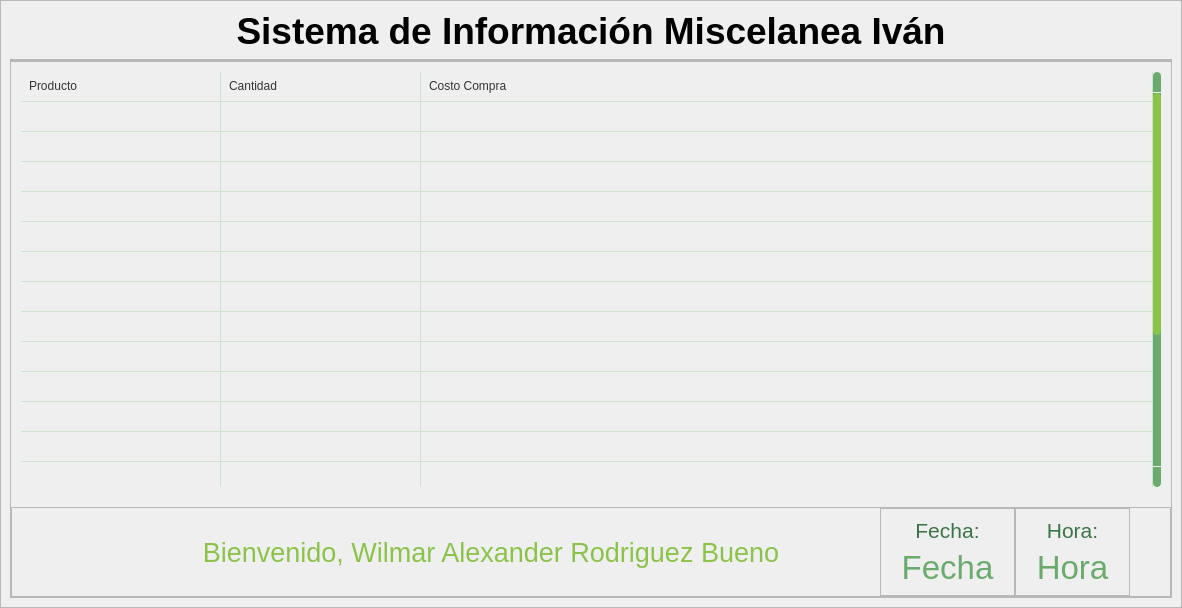
<?xml version="1.0" encoding="UTF-8"?>
<ui version="4.0">
 <class>home</class>
 <widget class="QWidget" name="home">
  <property name="geometry">
   <rect>
    <x>0</x>
    <y>0</y>
    <width>1182</width>
    <height>608</height>
   </rect>
  </property>
  <property name="windowTitle">
   <string>Form</string>
  </property>
  <property name="styleSheet">
   <string notr="true"/>
  </property>
  <layout class="QVBoxLayout" name="verticalLayout">
   <property name="spacing">
    <number>0</number>
   </property>
   <property name="leftMargin">
    <number>0</number>
   </property>
   <property name="topMargin">
    <number>0</number>
   </property>
   <property name="rightMargin">
    <number>0</number>
   </property>
   <property name="bottomMargin">
    <number>0</number>
   </property>
   <item>
    <widget class="QFrame" name="frame">
     <property name="styleSheet">
      <string notr="true"/>
     </property>
     <property name="frameShape">
      <enum>QFrame::StyledPanel</enum>
     </property>
     <property name="frameShadow">
      <enum>QFrame::Raised</enum>
     </property>
     <layout class="QVBoxLayout" name="verticalLayout_6">
      <item>
       <widget class="QLabel" name="label_17">
        <property name="maximumSize">
         <size>
          <width>16777215</width>
          <height>70</height>
         </size>
        </property>
        <property name="font">
         <font>
          <pointsize>10</pointsize>
          <italic>false</italic>
          <bold>false</bold>
         </font>
        </property>
        <property name="text">
         <string>&lt;html&gt;&lt;head/&gt;&lt;body&gt;&lt;p align=&quot;center&quot;&gt;&lt;span style=&quot; font-size:28pt; font-weight:700;&quot;&gt;Sistema de Información Miscelanea Iván&lt;/span&gt;&lt;/p&gt;&lt;/body&gt;&lt;/html&gt;</string>
        </property>
       </widget>
      </item>
      <item>
       <widget class="QFrame" name="frame_3">
        <property name="layoutDirection">
         <enum>Qt::LeftToRight</enum>
        </property>
        <property name="frameShape">
         <enum>QFrame::StyledPanel</enum>
        </property>
        <property name="frameShadow">
         <enum>QFrame::Raised</enum>
        </property>
        <layout class="QVBoxLayout" name="verticalLayout_4">
         <property name="spacing">
          <number>0</number>
         </property>
         <property name="leftMargin">
          <number>0</number>
         </property>
         <property name="topMargin">
          <number>0</number>
         </property>
         <property name="rightMargin">
          <number>0</number>
         </property>
         <property name="bottomMargin">
          <number>0</number>
         </property>
         <item>
          <widget class="QFrame" name="frame_4">
           <property name="layoutDirection">
            <enum>Qt::RightToLeft</enum>
           </property>
           <property name="frameShape">
            <enum>QFrame::StyledPanel</enum>
           </property>
           <property name="frameShadow">
            <enum>QFrame::Raised</enum>
           </property>
           <layout class="QHBoxLayout" name="horizontalLayout_2">
            <property name="leftMargin">
             <number>0</number>
            </property>
            <property name="topMargin">
             <number>0</number>
            </property>
            <property name="rightMargin">
             <number>0</number>
            </property>
            <property name="bottomMargin">
             <number>0</number>
            </property>
           </layout>
          </widget>
         </item>
         <item>
          <widget class="QTableWidget" name="proTable">
           <property name="sizePolicy">
            <sizepolicy hsizetype="Expanding" vsizetype="Expanding">
             <horstretch>0</horstretch>
             <verstretch>0</verstretch>
            </sizepolicy>
           </property>
           <property name="palette">
            <palette>
             <active>
              <colorrole role="WindowText">
               <brush brushstyle="SolidPattern">
                <color alpha="255">
                 <red>51</red>
                 <green>51</green>
                 <blue>51</blue>
                </color>
               </brush>
              </colorrole>
              <colorrole role="Button">
               <brush brushstyle="SolidPattern">
                <color alpha="0">
                 <red>0</red>
                 <green>0</green>
                 <blue>0</blue>
                </color>
               </brush>
              </colorrole>
              <colorrole role="Text">
               <brush brushstyle="SolidPattern">
                <color alpha="255">
                 <red>51</red>
                 <green>51</green>
                 <blue>51</blue>
                </color>
               </brush>
              </colorrole>
              <colorrole role="ButtonText">
               <brush brushstyle="SolidPattern">
                <color alpha="255">
                 <red>51</red>
                 <green>51</green>
                 <blue>51</blue>
                </color>
               </brush>
              </colorrole>
              <colorrole role="Base">
               <brush brushstyle="NoBrush">
                <color alpha="255">
                 <red>0</red>
                 <green>0</green>
                 <blue>0</blue>
                </color>
               </brush>
              </colorrole>
              <colorrole role="Window">
               <brush brushstyle="SolidPattern">
                <color alpha="0">
                 <red>0</red>
                 <green>0</green>
                 <blue>0</blue>
                </color>
               </brush>
              </colorrole>
              <colorrole role="PlaceholderText">
               <brush brushstyle="SolidPattern">
                <color alpha="255">
                 <red>51</red>
                 <green>51</green>
                 <blue>51</blue>
                </color>
               </brush>
              </colorrole>
             </active>
             <inactive>
              <colorrole role="WindowText">
               <brush brushstyle="SolidPattern">
                <color alpha="255">
                 <red>51</red>
                 <green>51</green>
                 <blue>51</blue>
                </color>
               </brush>
              </colorrole>
              <colorrole role="Button">
               <brush brushstyle="SolidPattern">
                <color alpha="0">
                 <red>0</red>
                 <green>0</green>
                 <blue>0</blue>
                </color>
               </brush>
              </colorrole>
              <colorrole role="Text">
               <brush brushstyle="SolidPattern">
                <color alpha="255">
                 <red>51</red>
                 <green>51</green>
                 <blue>51</blue>
                </color>
               </brush>
              </colorrole>
              <colorrole role="ButtonText">
               <brush brushstyle="SolidPattern">
                <color alpha="255">
                 <red>51</red>
                 <green>51</green>
                 <blue>51</blue>
                </color>
               </brush>
              </colorrole>
              <colorrole role="Base">
               <brush brushstyle="NoBrush">
                <color alpha="255">
                 <red>0</red>
                 <green>0</green>
                 <blue>0</blue>
                </color>
               </brush>
              </colorrole>
              <colorrole role="Window">
               <brush brushstyle="SolidPattern">
                <color alpha="0">
                 <red>0</red>
                 <green>0</green>
                 <blue>0</blue>
                </color>
               </brush>
              </colorrole>
              <colorrole role="PlaceholderText">
               <brush brushstyle="SolidPattern">
                <color alpha="255">
                 <red>51</red>
                 <green>51</green>
                 <blue>51</blue>
                </color>
               </brush>
              </colorrole>
             </inactive>
             <disabled>
              <colorrole role="WindowText">
               <brush brushstyle="SolidPattern">
                <color alpha="255">
                 <red>51</red>
                 <green>51</green>
                 <blue>51</blue>
                </color>
               </brush>
              </colorrole>
              <colorrole role="Button">
               <brush brushstyle="SolidPattern">
                <color alpha="0">
                 <red>0</red>
                 <green>0</green>
                 <blue>0</blue>
                </color>
               </brush>
              </colorrole>
              <colorrole role="Text">
               <brush brushstyle="SolidPattern">
                <color alpha="255">
                 <red>51</red>
                 <green>51</green>
                 <blue>51</blue>
                </color>
               </brush>
              </colorrole>
              <colorrole role="ButtonText">
               <brush brushstyle="SolidPattern">
                <color alpha="255">
                 <red>51</red>
                 <green>51</green>
                 <blue>51</blue>
                </color>
               </brush>
              </colorrole>
              <colorrole role="Base">
               <brush brushstyle="NoBrush">
                <color alpha="255">
                 <red>0</red>
                 <green>0</green>
                 <blue>0</blue>
                </color>
               </brush>
              </colorrole>
              <colorrole role="Window">
               <brush brushstyle="SolidPattern">
                <color alpha="0">
                 <red>0</red>
                 <green>0</green>
                 <blue>0</blue>
                </color>
               </brush>
              </colorrole>
              <colorrole role="PlaceholderText">
               <brush brushstyle="SolidPattern">
                <color alpha="255">
                 <red>51</red>
                 <green>51</green>
                 <blue>51</blue>
                </color>
               </brush>
              </colorrole>
             </disabled>
            </palette>
           </property>
           <property name="styleSheet">
            <string notr="true">/*---- QLineEdit  ----*/
QLineEdit {
    background-color: #6AAB6D;
    border-radius: 5px;
    border: 2px solid #6AAB6D;
    padding-left: 10px;
    selection-color: #ffffff;
    selection-background-color: #343b48;
    color: #f8f8f2;
}

QLineEdit:hover {
    border: 2px solid #3C6B4A;
}

QLineEdit:focus {
    border: 2px solid #FFF59D;
}

QLineEdit:disabled {
    color: #dbdbdb;
    border: 2px solid #808080;
    background-color: #4d4d4d;
}

/*---- QPushButton ----*/
QPushButton {
    border: 2px solid #6AAB6D;
    border-radius: 5px;
    color: #6AAB6D;
    background-color: #343b48;
}

QPushButton:hover {
    color: #83B986;
    border: 2px solid #83B986;
}

QPushButton:pressed {
    color: #388E3C;
    border: 2px solid #FFF59D;
}

QPushButton:disabled {
    color: #dbdbdb;
    border: 2px solid #808080;
    background-color: #4d4d4d;
}

/*---- QTableWidget ----*/
QTableWidget {
    background-color: transparent;
    padding: 10px;
    border-radius: 5px;
    gridline-color: #CEE3CF;
    outline: none;
}

QTableWidget::item {
    border-color: #CEE3CF;
    padding-left: 5px;
    padding-right: 5px;
    gridline-color: #CEE3CF;
}

QTableWidget::item:selected {
    background-color: #8BC34A;
    color: #f8f8f2;
}

QHeaderView::section {
    background-color: trasparent;
    max-width: 30px;
    border: none;
    border-style: none;
    border-radius: 0px;
}

QTableWidget::horizontalHeader {
    background-color: #6AAB6D;
    border-radius: 5px;
}

QHeaderView::section:horizontal {
    border: 1px solid #6AAB6D;
    background-color: #6AAB6D;
    padding: 3px;
    border-top-left-radius: 7px;
    border-top-right-radius: 7px;
    color: #f8f8f2;
    border-radius: 0px;
}

QHeaderView::section:vertical {
    border: 1px solid #6AAB6D;
}

/* ScrollBars */
QScrollBar:horizontal {
    border: none;
    background: #6AAB6D;
    height: 8px;
    margin: 0px 21px 0 21px;
    border-radius: 0px;
}

QScrollBar::handle:horizontal {
    background: #8BC34A;
    min-width: 25px;
    border-radius: 4px
}

QScrollBar::add-line:horizontal {
    border: none;
    background: #6AAB6D;
    width: 20px;
    border-top-right-radius: 4px;
    border-bottom-right-radius: 4px;
    subcontrol-position: right;
    subcontrol-origin: margin;
}

QScrollBar::sub-line:horizontal {
    border: none;
    background: #6AAB6D;
    width: 20px;
    border-top-left-radius: 4px;
    border-bottom-left-radius: 4px;
    subcontrol-position: left;
    subcontrol-origin: margin;
}

QScrollBar::up-arrow:horizontal,
QScrollBar::down-arrow:horizontal {
    background: none;
}

QScrollBar::add-page:horizontal,
QScrollBar::sub-page:horizontal {
    background: none;
}

QScrollBar:vertical {
    border: none;
    background-color: #6AAB6D;
    width: 8px;
    margin: 21px 0 21px 0;
    border-radius: 0px;
}

QScrollBar::handle:vertical {
    background: #8BC34A;
    min-height: 25px;
    border-radius: 4px
}

QScrollBar::add-line:vertical {
    border: none;
    background: #6AAB6D;
    height: 20px;
    border-bottom-left-radius: 4px;
    border-bottom-right-radius: 4px;
    subcontrol-position: bottom;
    subcontrol-origin: margin;
}

QScrollBar::sub-line:vertical {
    border: none;
    background: #6AAB6D;
    height: 20px;
    border-top-left-radius: 4px;
    border-top-right-radius: 4px;
    subcontrol-position: top;
    subcontrol-origin: margin;
}

QScrollBar::up-arrow:vertical,
QScrollBar::down-arrow:vertical {
    background: none;
}

QScrollBar::add-page:vertical,
QScrollBar::sub-page:vertical {
    background: none;
}

/* ComboBox */
QComboBox {
    background-color: #6AAB6D;
    border-radius: 5px;
    border: 2px solid #6AAB6D;
    padding: 5px;
    padding-left: 10px;
    color: #f8f8f2;
}

QComboBox:hover {
    border: 2px solid #9CC79E;
}

QComboBox::drop-down {
    subcontrol-origin: padding;
    subcontrol-position: top right;
    width: 25px;
    border-left-width: 3px;
    border-left-color: #6AAB6D;
    border-left-style: solid;
    border-top-right-radius: 3px;
    border-bottom-right-radius: 3px;
    background-image: url(:/icons/images/icons/cil-arrow-bottom.png);
    background-position: center;
    background-repeat: no-reperat;
}

QComboBox QAbstractItemView {
    color: #FFF59D;
    background-color: #6AAB6D;
    padding: 10px;
    selection-background-color: #6AAB6D;
}

QComboBox:disabled {
    color: #dbdbdb;
    border: 2px solid #808080;
    background-color: #4d4d4d;
}</string>
           </property>
           <property name="frameShape">
            <enum>QFrame::NoFrame</enum>
           </property>
           <property name="verticalScrollBarPolicy">
            <enum>Qt::ScrollBarAlwaysOn</enum>
           </property>
           <property name="sizeAdjustPolicy">
            <enum>QAbstractScrollArea::AdjustToContents</enum>
           </property>
           <property name="editTriggers">
            <set>QAbstractItemView::NoEditTriggers</set>
           </property>
           <property name="selectionMode">
            <enum>QAbstractItemView::SingleSelection</enum>
           </property>
           <property name="selectionBehavior">
            <enum>QAbstractItemView::SelectRows</enum>
           </property>
           <property name="showGrid">
            <bool>true</bool>
           </property>
           <property name="gridStyle">
            <enum>Qt::SolidLine</enum>
           </property>
           <property name="sortingEnabled">
            <bool>false</bool>
           </property>
           <property name="rowCount">
            <number>20</number>
           </property>
           <attribute name="horizontalHeaderVisible">
            <bool>false</bool>
           </attribute>
           <attribute name="horizontalHeaderCascadingSectionResizes">
            <bool>true</bool>
           </attribute>
           <attribute name="horizontalHeaderDefaultSectionSize">
            <number>200</number>
           </attribute>
           <attribute name="horizontalHeaderStretchLastSection">
            <bool>true</bool>
           </attribute>
           <attribute name="verticalHeaderVisible">
            <bool>false</bool>
           </attribute>
           <attribute name="verticalHeaderCascadingSectionResizes">
            <bool>false</bool>
           </attribute>
           <attribute name="verticalHeaderHighlightSections">
            <bool>false</bool>
           </attribute>
           <attribute name="verticalHeaderStretchLastSection">
            <bool>false</bool>
           </attribute>
           <row>
            <property name="text">
             <string>New Row</string>
            </property>
           </row>
           <row>
            <property name="text">
             <string>New Row</string>
            </property>
           </row>
           <row>
            <property name="text">
             <string>New Row</string>
            </property>
           </row>
           <row>
            <property name="text">
             <string>New Row</string>
            </property>
           </row>
           <row>
            <property name="text">
             <string>New Row</string>
            </property>
           </row>
           <row>
            <property name="text">
             <string>New Row</string>
            </property>
           </row>
           <row>
            <property name="text">
             <string>New Row</string>
            </property>
           </row>
           <row>
            <property name="text">
             <string>New Row</string>
            </property>
           </row>
           <row>
            <property name="text">
             <string>New Row</string>
            </property>
           </row>
           <row>
            <property name="text">
             <string>New Row</string>
            </property>
           </row>
           <row>
            <property name="text">
             <string>New Row</string>
            </property>
           </row>
           <row/>
           <row/>
           <row/>
           <row/>
           <row/>
           <row/>
           <row/>
           <row/>
           <row/>
           <column>
            <property name="text">
             <string>0</string>
            </property>
           </column>
           <column>
            <property name="text">
             <string>1</string>
            </property>
           </column>
           <column>
            <property name="text">
             <string>2</string>
            </property>
           </column>
           <item row="0" column="0">
            <property name="text">
             <string>Producto</string>
            </property>
           </item>
           <item row="0" column="1">
            <property name="text">
             <string>Cantidad</string>
            </property>
           </item>
           <item row="0" column="2">
            <property name="text">
             <string>Costo Compra</string>
            </property>
           </item>
          </widget>
         </item>
         <item>
          <spacer name="verticalSpacer_2">
           <property name="orientation">
            <enum>Qt::Vertical</enum>
           </property>
           <property name="sizeType">
            <enum>QSizePolicy::Minimum</enum>
           </property>
           <property name="sizeHint" stdset="0">
            <size>
             <width>20</width>
             <height>10</height>
            </size>
           </property>
          </spacer>
         </item>
         <item>
          <widget class="QFrame" name="frame_8">
           <property name="frameShape">
            <enum>QFrame::StyledPanel</enum>
           </property>
           <property name="frameShadow">
            <enum>QFrame::Raised</enum>
           </property>
           <layout class="QHBoxLayout" name="horizontalLayout_4">
            <property name="spacing">
             <number>0</number>
            </property>
            <property name="leftMargin">
             <number>0</number>
            </property>
            <property name="topMargin">
             <number>0</number>
            </property>
            <property name="rightMargin">
             <number>0</number>
            </property>
            <property name="bottomMargin">
             <number>0</number>
            </property>
            <item>
             <widget class="QLabel" name="proFotLabel">
              <property name="minimumSize">
               <size>
                <width>50</width>
                <height>50</height>
               </size>
              </property>
              <property name="maximumSize">
               <size>
                <width>100</width>
                <height>100</height>
               </size>
              </property>
              <property name="pixmap">
               <pixmap resource="../../../../Documentos/Estudio/Universidad/Semestre 10/Proyecto de Grado/Proyecto Miscelanea/resources.qrc">:/images/images/images/Icon.png</pixmap>
              </property>
              <property name="scaledContents">
               <bool>true</bool>
              </property>
              <property name="alignment">
               <set>Qt::AlignCenter</set>
              </property>
              <property name="margin">
               <number>10</number>
              </property>
             </widget>
            </item>
            <item>
             <spacer name="horizontalSpacer">
              <property name="orientation">
               <enum>Qt::Horizontal</enum>
              </property>
              <property name="sizeType">
               <enum>QSizePolicy::Minimum</enum>
              </property>
              <property name="sizeHint" stdset="0">
               <size>
                <width>40</width>
                <height>20</height>
               </size>
              </property>
             </spacer>
            </item>
            <item>
             <widget class="QLabel" name="textWelcome">
              <property name="sizePolicy">
               <sizepolicy hsizetype="Expanding" vsizetype="Preferred">
                <horstretch>0</horstretch>
                <verstretch>0</verstretch>
               </sizepolicy>
              </property>
              <property name="styleSheet">
               <string notr="true">color: #8BC34A;
font: 20pt;</string>
              </property>
              <property name="text">
               <string>Bienvenido, Wilmar Alexander Rodriguez Bueno</string>
              </property>
              <property name="textFormat">
               <enum>Qt::PlainText</enum>
              </property>
              <property name="alignment">
               <set>Qt::AlignCenter</set>
              </property>
              <property name="wordWrap">
               <bool>true</bool>
              </property>
             </widget>
            </item>
            <item>
             <widget class="QFrame" name="tags_2">
              <property name="maximumSize">
               <size>
                <width>16777215</width>
                <height>16777215</height>
               </size>
              </property>
              <property name="frameShape">
               <enum>QFrame::StyledPanel</enum>
              </property>
              <property name="frameShadow">
               <enum>QFrame::Raised</enum>
              </property>
              <layout class="QVBoxLayout" name="verticalLayout_7">
               <property name="leftMargin">
                <number>20</number>
               </property>
               <property name="rightMargin">
                <number>20</number>
               </property>
               <item>
                <widget class="QLabel" name="label_7">
                 <property name="minimumSize">
                  <size>
                   <width>0</width>
                   <height>25</height>
                  </size>
                 </property>
                 <property name="styleSheet">
                  <string notr="true">color: #3B7447;
font: 16pt;</string>
                 </property>
                 <property name="text">
                  <string>Fecha:</string>
                 </property>
                 <property name="alignment">
                  <set>Qt::AlignCenter</set>
                 </property>
                </widget>
               </item>
               <item>
                <widget class="QLabel" name="textDate">
                 <property name="minimumSize">
                  <size>
                   <width>0</width>
                   <height>25</height>
                  </size>
                 </property>
                 <property name="styleSheet">
                  <string notr="true">color: #6AAB6D;
font: 25pt;</string>
                 </property>
                 <property name="text">
                  <string>Fecha</string>
                 </property>
                 <property name="alignment">
                  <set>Qt::AlignHCenter|Qt::AlignTop</set>
                 </property>
                </widget>
               </item>
              </layout>
             </widget>
            </item>
            <item>
             <widget class="QFrame" name="fills_2">
              <property name="frameShape">
               <enum>QFrame::StyledPanel</enum>
              </property>
              <property name="frameShadow">
               <enum>QFrame::Raised</enum>
              </property>
              <layout class="QVBoxLayout" name="verticalLayout_8">
               <property name="leftMargin">
                <number>20</number>
               </property>
               <property name="rightMargin">
                <number>20</number>
               </property>
               <item>
                <widget class="QLabel" name="label_8">
                 <property name="minimumSize">
                  <size>
                   <width>0</width>
                   <height>25</height>
                  </size>
                 </property>
                 <property name="styleSheet">
                  <string notr="true">color: #3B7447;
font: 16pt;</string>
                 </property>
                 <property name="text">
                  <string>Hora:</string>
                 </property>
                 <property name="alignment">
                  <set>Qt::AlignCenter</set>
                 </property>
                </widget>
               </item>
               <item>
                <widget class="QLabel" name="textTime">
                 <property name="minimumSize">
                  <size>
                   <width>0</width>
                   <height>25</height>
                  </size>
                 </property>
                 <property name="styleSheet">
                  <string notr="true">color: #6AAB6D;
font: 25pt;</string>
                 </property>
                 <property name="text">
                  <string>Hora</string>
                 </property>
                 <property name="alignment">
                  <set>Qt::AlignHCenter|Qt::AlignTop</set>
                 </property>
                </widget>
               </item>
              </layout>
             </widget>
            </item>
            <item>
             <spacer name="horizontalSpacer_2">
              <property name="orientation">
               <enum>Qt::Horizontal</enum>
              </property>
              <property name="sizeType">
               <enum>QSizePolicy::Minimum</enum>
              </property>
              <property name="sizeHint" stdset="0">
               <size>
                <width>40</width>
                <height>20</height>
               </size>
              </property>
             </spacer>
            </item>
           </layout>
          </widget>
         </item>
        </layout>
       </widget>
      </item>
     </layout>
    </widget>
   </item>
  </layout>
 </widget>
 <resources>
  <include location="../../../../Documentos/Estudio/Universidad/Semestre 10/Proyecto de Grado/Proyecto Miscelanea/resources.qrc"/>
 </resources>
 <connections/>
</ui>
